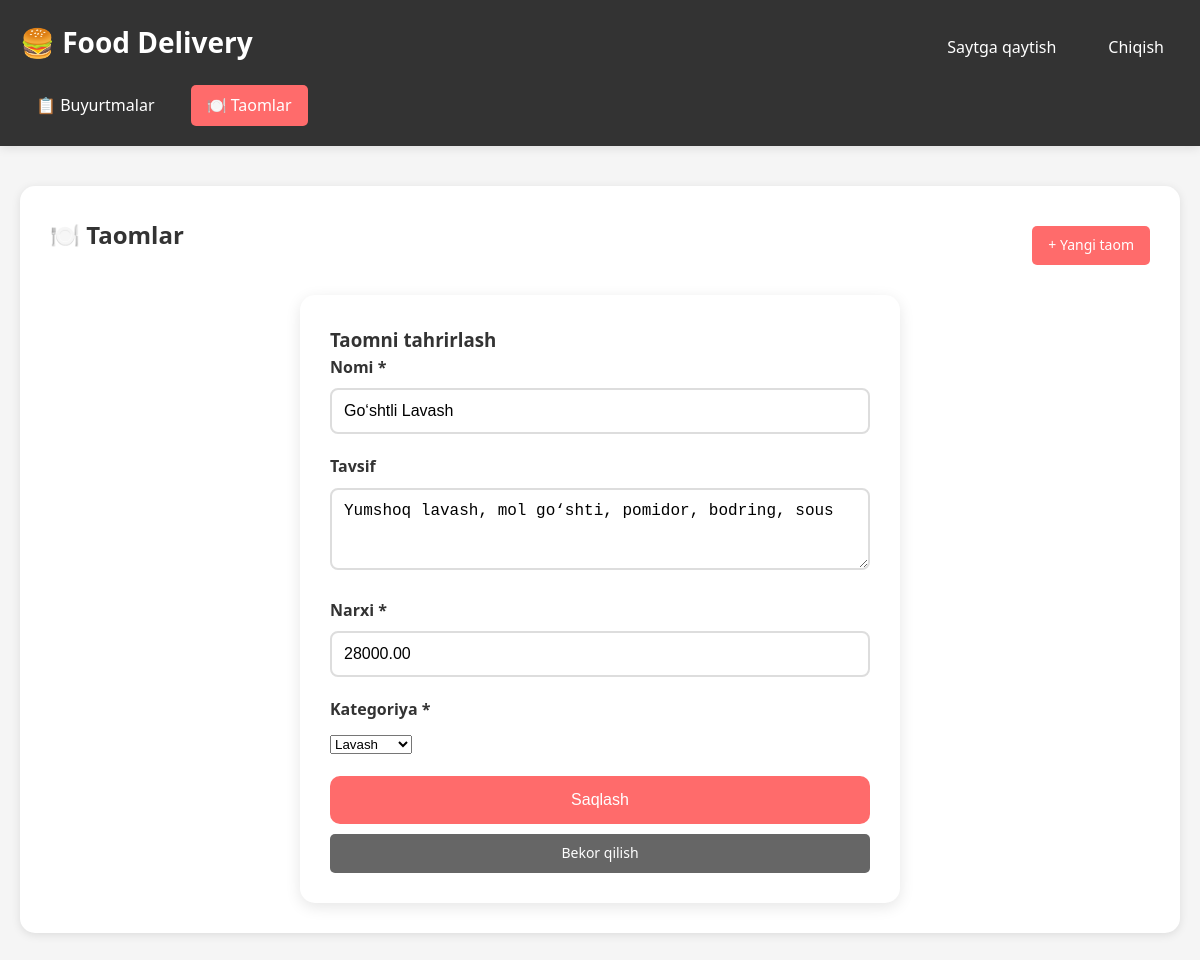
Screenshot of /admin.php?tab=foods&edit=2 (signed in) with the database file from the repository.
### tables this page shows
CREATE TABLE IF NOT EXISTS foods (
    id INT AUTO_INCREMENT PRIMARY KEY,
    name VARCHAR(255) NOT NULL,
    description TEXT,
    price DECIMAL(10, 2) NOT NULL,
    image VARCHAR(255),
    category ENUM('Lavash', 'Burger', 'Pizza', 'Ichimliklar', 'Osh') NOT NULL,
    status TINYINT DEFAULT 1,
    created_at TIMESTAMP DEFAULT CURRENT_TIMESTAMP,
    updated_at TIMESTAMP DEFAULT CURRENT_TIMESTAMP ON UPDATE CURRENT_TIMESTAMP
);

### config.php (called while the page is built, shortened)
<?php
function getCategories() {
    return ['Lavash', 'Burger', 'Pizza', 'Ichimliklar', 'Osh'];
}
function isAdmin() {
    return isset($_SESSION['admin']) && $_SESSION['admin'] === true;
}

### admin.php (the view, shortened to what this page needs)
<?php
require_once 'config.php';
$db = getDB();
$activeTab = isset($_GET['tab']) ? $_GET['tab'] : 'orders';
$orders = [];
$foods = [];
if (isAdmin()) {
    $result = $db->query("SELECT * FROM orders ORDER BY created_at DESC");
    $orders = $result->fetch_all(MYSQLI_ASSOC);
    $result = $db->query("SELECT * FROM foods ORDER BY category, name");
    $foods = $result->fetch_all(MYSQLI_ASSOC);
}
$categories = getCategories();
?>
<!DOCTYPE html>
<html lang="uz">
<head>
    <link rel="stylesheet" href="style.css">
</head>
<body>
    <header class="admin-header">
        <div class="container">
            <div class="nav">
                <h1><a href="index.php">🍔 Food Delivery</a></h1>
                <?php if (isAdmin()): ?>
                <div class="nav-links">
                    <a href="index.php">Saytga qaytish</a>
                    <a href="admin.php?logout=1">Chiqish</a>
                </div>
                <?php endif; ?>
            </div>
            <?php if (isAdmin()): ?>
            <div class="admin-nav">
                <a href="?tab=orders" class="<?php echo $activeTab === 'orders' ? 'active' : ''; ?>">📋 Buyurtmalar</a>
                <a href="?tab=foods" class="<?php echo $activeTab === 'foods' ? 'active' : ''; ?>">🍽️ Taomlar</a>
            </div>
            <?php endif; ?>
        </div>
    </header>
    <main class="container" style="padding: 40px 20px;">
        <?php if (!isAdmin()): ?>
        <div class="login-container">
            <h2>🔐 Admin Panel</h2>
            <?php if (isset($loginError)): ?>
            <div class="alert alert-error"><?php echo $loginError; ?></div>
            <?php endif; ?>
            <form method="POST">
                <div class="form-group">
                    <label>Parol</label>
                    <input type="password" name="password" required placeholder="Parolni kiriting">
                </div>
                <button type="submit" name="login" class="submit-btn">Kirish</button>
                <a href="index.php" class="btn btn-secondary" style="width: 100%; margin-top: 10px; text-align: center;">Bosh sahifa</a>
            </form>
        </div>
        <?php else: ?>
        <?php if ($activeTab === 'orders'): ?>
        <div class="admin-section">
            <h2>📋 Buyurtmalar</h2>
            <?php if (empty($orders)): ?>
            <div class="empty-state">
                <div class="empty-state-icon">📭</div>
                <h3>Hozircha buyurtmalar yo'q</h3>
            </div>
            <?php else: ?>
            <table class="data-table">
                <thead>
                    <tr>
                        <th>ID</th>
                        <th>Mijoz</th>
                        <th>Telefon</th>
                        <th>Buyurtma</th>
                        <th>Summa</th>
                        <th>Holat</th>
                        <th>Sana</th>
                        <th>Amallar</th>
                    </tr>
                </thead>
                <tbody>
                    <?php foreach ($orders as $order):
                        $items = getOrderItems($order['id']);
                        $itemsList = array_map(function($item) {
                            return $item['food_name'] . ' x' . $item['quantity'];
                        }, $items);
                    ?>
                    <tr>
                        <td>#<?php echo $order['id']; ?></td>
                        <td><?php echo htmlspecialchars($order['customer_name']); ?></td>
                        <td><?php echo htmlspecialchars($order['customer_phone']); ?></td>
                        <td><?php echo htmlspecialchars(implode(', ', $itemsList)); ?></td>
                        <td><?php echo formatPrice($order['total_amount']); ?></td>
                        <td>
                            <span class="status-badge status-<?php echo $order['status']; ?>">
                                <?php echo getStatusText($order['status']); ?>
                            </span>
                        </td>
                        <td><?php echo date('d.m.Y H:i', strtotime($order['created_at'])); ?></td>
                        <td>
                            <form method="POST" style="display: flex; gap: 5px;">
                                <input type="hidden" name="order_id" value="<?php echo $order['id']; ?>">
                                <select name="status" class="form-control" style="padding: 5px;">
                                    <option value="pending" <?php echo $order['status'] === 'pending' ? 'selected' : ''; ?>>Kutilmoqda</option>
                                    <option value="preparing" <?php echo $order['status'] === 'preparing' ? 'selected' : ''; ?>>Tayyorlanmoqda</option>
                                    <option value="ready" <?php echo $order['status'] === 'ready' ? 'selected' : ''; ?>>Tayyor</option>
                                    <option value="delivered" <?php echo $order['status'] === 'delivered' ? 'selected' : ''; ?>>Yetkazildi</option>
                                </select>
                                <button type="submit" name="update_status" class="btn btn-primary" style="padding: 5px 10px;">Saqlash</button>
                            </form>
                        </td>
                    </tr>
                    <?php endforeach; ?>
                </tbody>
            </table>
            <?php endif; ?>
        </div>
        <?php else: ?>
        <div class="admin-section">
            <div style="display: flex; justify-content: space-between; align-items: center; margin-bottom: 20px;">
                <h2>🍽️ Taomlar</h2>
                <a href="?tab=foods&edit=0" class="btn btn-primary">+ Yangi taom</a>
            </div>
            <?php if (isset($_GET['edit'])):
                $editId = $_GET['edit'];
                $editFood = null;
                if ($editId > 0) {
                    foreach ($foods as $food) {
                        if ($food['id'] == $editId) {
                            $editFood = $food;
                            break;
                        }
                    }
                }
            ?>
            <form method="POST" class="checkout-form" style="max-width: 600px;">
                <h3><?php echo $editFood ? 'Taomni tahrirlash' : 'Yangi taom qo\'shish'; ?></h3>
                <div class="form-group">
                    <label>Nomi *</label>
                    <input type="text" name="name" required
                           value="<?php echo htmlspecialchars($editFood['name'] ?? ''); ?>">
                </div>
                <div class="form-group">
                    <label>Tavsif</label>
                    <textarea name="description" rows="3"><?php echo htmlspecialchars($editFood['description'] ?? ''); ?></textarea>
                </div>
                <div class="form-group">
                    <label>Narxi *</label>
                    <input type="number" name="price" required min="0" step="100"
                           value="<?php echo $editFood['price'] ?? ''; ?>">
                </div>
                <div class="form-group">
                    <label>Kategoriya *</label>
                    <select name="category" required>
                        <?php foreach ($categories as $cat): ?>
                        <option value="<?php echo $cat; ?>"
                                <?php echo ($editFood['category'] ?? '') === $cat ? 'selected' : ''; ?>>
                            <?php echo $cat; ?>
                        </option>
                        <?php endforeach; ?>
                    </select>
                </div>
                <button type="submit" name="save_food" class="submit-btn">Saqlash</button>
                <a href="?tab=foods" class="btn btn-secondary" style="width: 100%; margin-top: 10px; text-align: center;">Bekor qilish</a>
            </form>
            <?php endif; ?>
        </div>
        <?php endif; ?>
        <?php endif; ?>
    </main>
</body>
</html>

### style.css (style rules this page uses)
* { margin: 0; padding: 0; box-sizing: border-box; }
body { font-family: 'Segoe UI', Tahoma, Geneva, Verdana, sans-serif; background: #f5f5f5; color: #333; line-height: 1.6; }
.container { max-width: 1200px; margin: 0 auto; padding: 0 20px; }
header { background: linear-gradient(135deg, #ff6b6b, #ee5a5a); color: white; padding: 20px 0; box-shadow: 0 2px 10px rgba(0,0,0,0.1); position: sticky; top: 0; z-index: 100; }
header h1 { font-size: 28px; margin-bottom: 10px; }
header h1 a { color: white; text-decoration: none; }
.nav { display: flex; justify-content: space-between; align-items: center; flex-wrap: wrap; gap: 15px; }
.nav-links { display: flex; gap: 20px; align-items: center; }
.nav-links a { color: white; text-decoration: none; padding: 8px 16px; border-radius: 20px; transition: background 0.3s; }
.checkout-form { background: white; padding: 30px; border-radius: 15px; box-shadow: 0 4px 15px rgba(0,0,0,0.1); max-width: 500px; margin: 0 auto; }
.form-group { margin-bottom: 20px; }
.form-group label { display: block; margin-bottom: 8px; font-weight: bold; color: #333; }
.form-group input, .form-group textarea { width: 100%; padding: 12px; border: 2px solid #ddd; border-radius: 8px; font-size: 16px; transition: border-color 0.3s; }
.submit-btn { width: 100%; background: #ff6b6b; color: white; border: none; padding: 15px; border-radius: 10px; font-size: 16px; cursor: pointer; transition: background 0.3s; }
.admin-header { background: #333; }
.admin-nav { display: flex; gap: 20px; margin-top: 10px; }
.admin-nav a { color: white; text-decoration: none; padding: 8px 16px; border-radius: 5px; transition: background 0.3s; }
.admin-nav a:hover, .admin-nav a.active { background: #ff6b6b; }
.admin-section { background: white; padding: 30px; border-radius: 15px; margin-bottom: 30px; box-shadow: 0 2px 10px rgba(0,0,0,0.1); }
.admin-section h2 { margin-bottom: 20px; color: #333; }
.btn { padding: 8px 16px; border: none; border-radius: 5px; cursor: pointer; text-decoration: none; display: inline-block; font-size: 14px; transition: all 0.3s; }
.btn-primary { background: #ff6b6b; color: white; }
.btn-secondary { background: #666; color: white; }

### rows the page displays
foods: name "Go‘shtli Lavash", description "Yumshoq lavash, mol go‘shti, pomidor, bodring, sous", price "28000.00", category "Lavash"
